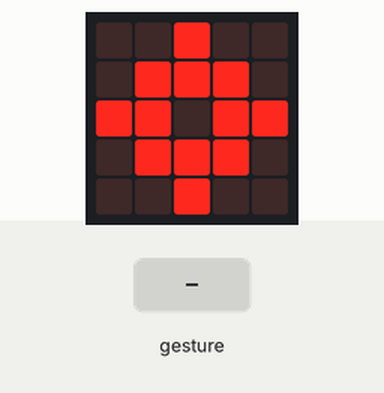
The program below on a simulated BBC micro:bit (MakeCode). On the bench: the board's 5×5 LED display. The inputs (shaded band) are chosen by the test bench. A tilt is held for 1.5 s and a shake lasts 1 s, then the board lies face up again.

Above: at 1.2 s.
1.3 s: gesture 'shake'
At 1.9 s:
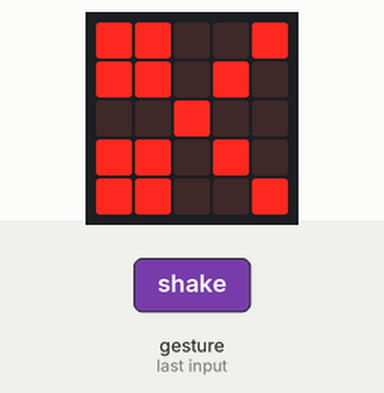
3.9 s: gesture 'tilt left'
At 5.0 s:
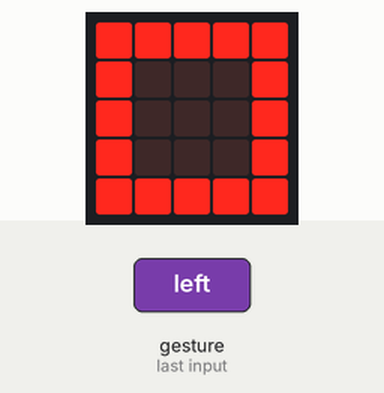
Timing chart, 0 to 6.9 s (numbered marks = the images above; inputs shaded):
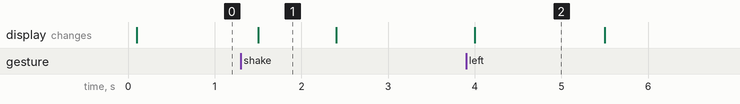

The program:

main.ts
```typescript
input.onGesture(Gesture.ScreenUp, function () {
    basic.showIcon(IconNames.Target)
})
input.onGesture(Gesture.Shake, function () {
    basic.showIcon(IconNames.Scissors)
})
input.onGesture(Gesture.TiltLeft, function () {
    basic.showIcon(IconNames.Square)
})
```

test.ts
```typescript
// aquí va el archivo "tests"; esto no se compilará cuando este paquete se utilice como una extensión.
```

Measured:
- after the input at 1.3 s, the display: changes after 0.20 s (image 1)
- after the input at 3.9 s, the display: changes after 0.10 s (image 2)
- what the display in image 1 shows lasts 0.9 s, from 1.5 s to 2.4 s
- what the display in image 2 shows lasts 1.5 s, from 4.0 s to 5.5 s
